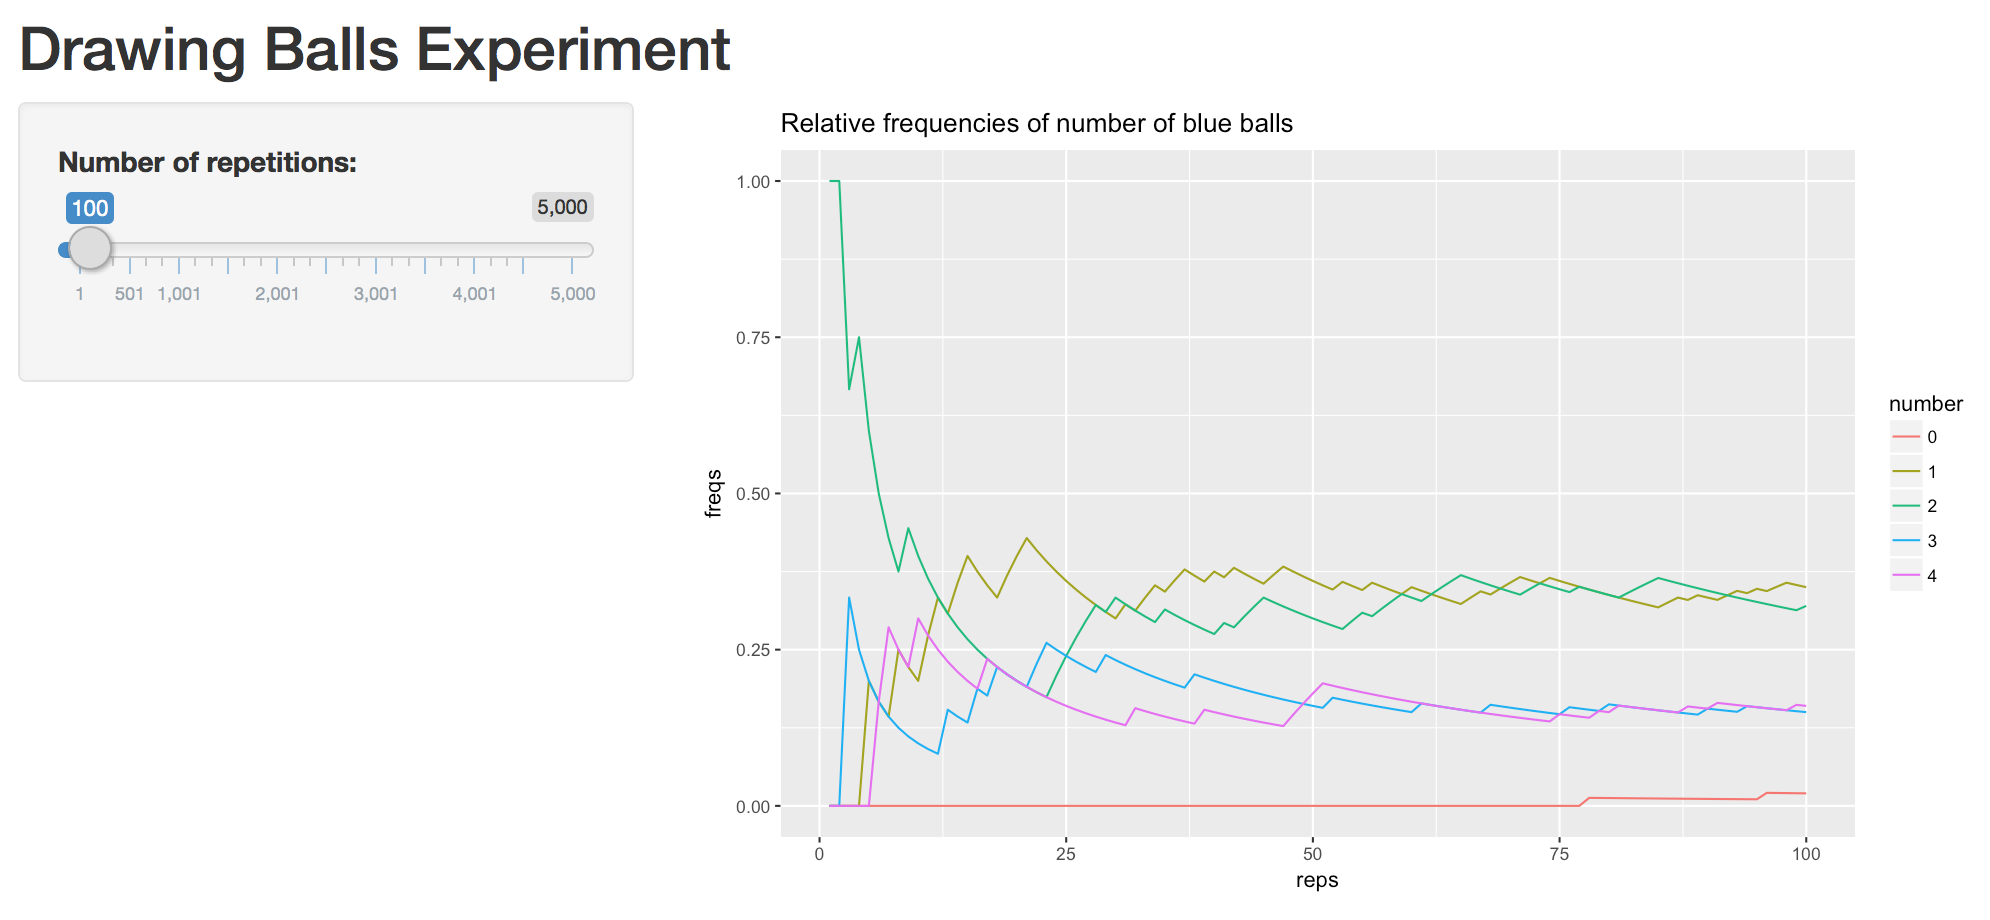

The script that drew this image:
# Lab 9, Stat 133 Fall 2017, Prof. Sanchez
# Shiny App version 1: Drawing balls from boxes
# Inputs:
#   repetitions: number of repetitions
#
# Outputs:
#   frequency plot of number of blue balls

library(shiny)
library(ggplot2)


# Define UI for application
ui <- fluidPage(
  
  # Application title
  titlePanel("Drawing Balls Experiment"),
  
  # Sidebar  
  sidebarLayout(
    sidebarPanel(
      sliderInput("repetitions",
                  label = "Number of repetitions:",
                  min = 1,
                  max = 5000,
                  value = 100)
    ),
    
    # Show a plot of the relative frequencies
    mainPanel(
      plotOutput("freqs_plot")
    )
  )
)


# Define server logic required to draw the plot
server <- function(input, output) {
  
  # Fill in the spot we created for a plot
  output$freqs_plot <- renderPlot({
    # boxes as character vectors 
    box1 <- c('blue', 'blue', 'red')
    box2 <- c('blue', 'blue', 'red', 'red', 'red', 'white')
    
    size <- 4
    drawn_balls <- matrix("", input$repetitions, size)
    
    for (r in 1:input$repetitions) {
      aux <- runif(1)
      if (aux > 0.5) {
        drawn_balls[r, ] <- sample(box1, size, replace = TRUE)
      } else {
        drawn_balls[r,] <- sample(box2, size)
      }
    }
    
    # number of blue balls in each repetition
    blue_counts <- apply(drawn_balls, 1, function(x) sum(x == 'blue'))
    
    # progression of relative frequencies
    blue_freqs <- vector(mode = "list", length = 5)
    for (num_blue in 0:4) {
      temp_freqs <- cumsum(blue_counts == num_blue) / (1:input$repetitions)
      blue_freqs[[num_blue + 1]] <- temp_freqs
    }
    
    dat <- data.frame(
      reps = rep(1:input$repetitions, 5),
      freqs = unlist(blue_freqs),
      number = factor(rep(0:4, each = input$repetitions))
    )
    
    ggplot(data = dat, aes(x = reps, y = freqs, group = number)) +
      geom_path(aes(color = number)) +
      ggtitle("Relative frequencies of number of blue balls")
  })
}


# Run the application 
shinyApp(ui = ui, server = server)
